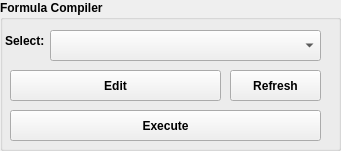
     <widget class="QGroupBox" name="Setting_groupBox">
      <property name="geometry">
       <rect>
        <x>10</x>
        <y>570</y>
        <width>341</width>
        <height>151</height>
       </rect>
      </property>
      <property name="font">
       <font>
        <bold>true</bold>
        <kerning>true</kerning>
       </font>
      </property>
      <property name="title">
       <string>Formula Compiler</string>
      </property>
      <widget class="QPushButton" name="Formula_RefreshButton">
       <property name="geometry">
        <rect>
         <x>230</x>
         <y>70</y>
         <width>91</width>
         <height>31</height>
        </rect>
       </property>
       <property name="text">
        <string>Refresh</string>
       </property>
      </widget>
      <widget class="QComboBox" name="Formula_comboBox">
       <property name="geometry">
        <rect>
         <x>50</x>
         <y>30</y>
         <width>271</width>
         <height>31</height>
        </rect>
       </property>
       <property name="font">
        <font>
         <bold>false</bold>
         <kerning>false</kerning>
        </font>
       </property>
      </widget>
      <widget class="QLabel" name="Formula">
       <property name="geometry">
        <rect>
         <x>5</x>
         <y>30</y>
         <width>41</width>
         <height>21</height>
        </rect>
       </property>
       <property name="font">
        <font>
         <bold>true</bold>
         <kerning>false</kerning>
        </font>
       </property>
       <property name="text">
        <string>Select:</string>
       </property>
      </widget>
      <widget class="QPushButton" name="EditFormulaButton">
       <property name="geometry">
        <rect>
         <x>10</x>
         <y>70</y>
         <width>211</width>
         <height>31</height>
        </rect>
       </property>
       <property name="text">
        <string>Edit</string>
       </property>
      </widget>
      <widget class="QPushButton" name="FormulaExecuteButton">
       <property name="geometry">
        <rect>
         <x>10</x>
         <y>110</y>
         <width>311</width>
         <height>31</height>
        </rect>
       </property>
       <property name="text">
        <string>Execute</string>
       </property>
      </widget>
     </widget>
